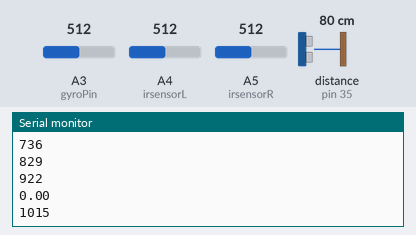
The sketch below on a simulated Arduino Mega 2560, built with avr-gcc and run on an emulated ATmega2560. Shown: the last lines printed to the serial monitor. Wiring (inferred from the names in the program): ultrasonic range finder: trigger pin 34; echo pin 35. The test bench sets the inputs (shaded band); at power-on: distance to the obstacle (sensor on pin 35) 80 cm, A3 (gyroPin) = 512, A4 (irsensorL) = 512, A5 (irsensorR) = 512. The echo pulse lasts 58.3 µs per cm.

Above: at 1.3 s.
1.4 s: distance to the obstacle (sensor on pin 35) set to 2 cm
At 1.41 s:
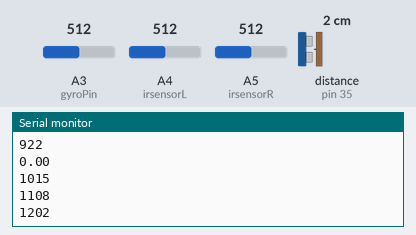
2.9 s: A3 (gyroPin) set to 349
At 2.91 s:
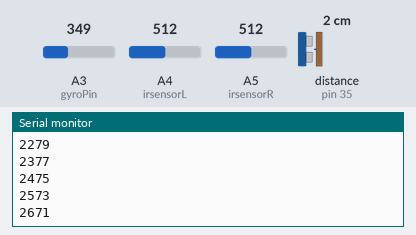
4.4 s: distance to the obstacle (sensor on pin 35) set to 4 cm
At 4.41 s:
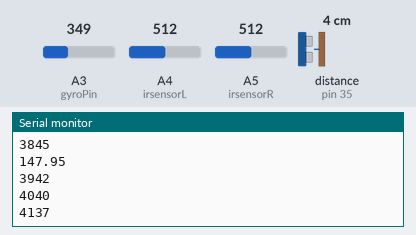
5.9 s: A3 (gyroPin) set to 369
At 5.91 s:
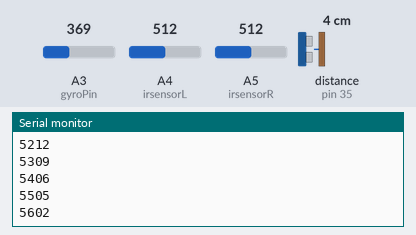
Timing chart, 0 to 8.4 s (numbered marks = the images above; inputs shaded):
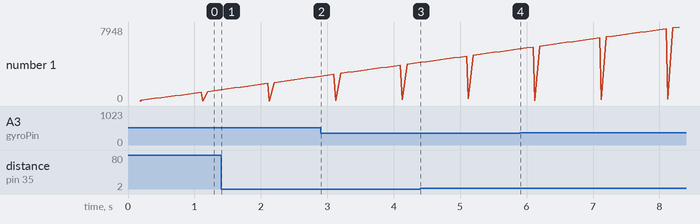

Measured:
- plotted number 1: 1108 → 2573 after the input at 1.4 s, 4040 → 5505 after the input at 4.4 s

The sketch:

Timer_based_sensor_Polling.ino
```cpp
#define TIMER4_INTERVAL_MS    100 //Sets the polling rate of the sensors
#define USE_TIMER_4     true

#include "TimerInterrupt.h"


byte serialRead = 0;  //for control serial communication

int readSensor();
int sonar();

//IR sensors
int irsensorL = A4; //Input for Left IR sensor
int irsensorR = A5; //Input for Right IR sensor
int signalADCL = 0; // the read out signal in 0-1023 corresponding to 0-5v
int signalADCR = 0; // the read out signal in 0-1023 corresponding to 0-5v

//Ultrasonic sensor
const int trigPin = 34;
const int echoPin = 35;
volatile long duration;
volatile int distance;

//Gyroscope
const int gyroPin = A3;           //define the pin that gyro is connected
volatile int loopTime = 0;   // T is the time of one loop
volatile unsigned long prevMillis = 0;
volatile int sensorValue = 0;           // read out value of sensor
float gyroSupplyVoltage = 5;      // supply voltage for gyro
float gyroZeroVoltage = 0;         // the value of voltage when gyro is zero
float gyroSensitivity = 0.007;      // gyro sensitivity unit is (mv/degree/second) get from datasheet
float rotationThreshold = 1.5;      // because of gyro drifting, defining rotation angular velocity less
                                                       // than this value will be ignored
volatile float gyroRate = 0;                      // read out value of sensor in voltage
volatile float currentAngle = 0;
volatile bool firstRun = true;

//Timer interrupt variables
volatile int measureCount = 0; //Sets the starting point in the array for moving average
volatile int index = 1; //Sets the starting point in the array replacing old values for moving average
const int avgSize = 10; //This controls the size of the moving average filter. Reduce to speed up polling

//These are treated as circular arrays and store the values for the moving average calculation
volatile int arrIRL[avgSize] = {0};
volatile int arrIRR[avgSize] = {0};
volatile int arrUltra[avgSize] = {0};
volatile float arrGyro[avgSize] = {0};

//sumXXX is the sum of the values stored in arrXXX
//distXXX is the averaged distance calculated from sumXXX
volatile int distIRL;
volatile int sumIRL;
volatile int distIRR;
volatile int sumIRR;
volatile int distUltra;
volatile int sumUltra;
volatile float angGyro;
volatile float sumGyro;

//Debug variables for calculating timing of a function
volatile unsigned long startTime = 0;
volatile unsigned long endTime = 0;

 //Timer interrupt function
void TimerHandler1() {

  int temp; //used to temperarily store variables
  Serial.println(millis());
  /*
    Each block of code essentially works the same,
    1. Store the calculed distance/value in temp
    2. Remove the old value from the calculated sum
    3. Store the new value in the appropriate position in the circular array
    4. Add the new value to the sum
    5. Calculate the distance from the average
  */
  signalADCL = analogRead(irsensorL);
  temp = 167490*pow(signalADCL,-1.204);
  sumIRL -= arrIRL[measureCount];
  arrIRL[measureCount] = temp;
  sumIRL += temp;
  distIRL = sumIRL/((float)avgSize);

  signalADCR = analogRead(irsensorR);
  temp = 168600*pow(signalADCR,-1.204);
  sumIRR -= arrIRR[measureCount];
  arrIRR[measureCount] = temp;
  sumIRR += temp;
  distIRR = sumIRR/((float)avgSize);

  temp = sonar();
  sumUltra -= arrUltra[measureCount];
  arrUltra[measureCount] = temp;
  sumUltra += temp;
  distUltra = sumUltra/((float)avgSize);

  //temp = gyro();
  //sumGyro -= arrGyro[measureCount];
  //arrGyro[measureCount] = temp;
  //sumGyro += temp;
  //angGyro = sumGyro/((float)avgSize);
  angGyro = gyro();


//The counter variable used to index the circular arrays
  if (measureCount == avgSize-1) {
    measureCount = 0;
  }
  else {
    measureCount++;
  }
}


void setup() {

  pinMode(trigPin, OUTPUT); // Sets the trigPin as an Output
  pinMode(echoPin, INPUT); // Sets the echoPin as an Input
  ITimer4.init();

  if (ITimer4.attachInterruptInterval(TIMER4_INTERVAL_MS, TimerHandler1))
  {
    Serial.print(F("Starting  ITimer4 OK, millis() = ")); Serial.println(millis());
  }
  Serial.begin(9600);

  //Calibrate the gyroscope
  float sum = 0;
  pinMode(gyroPin,INPUT);

  noInterrupts();
  Serial.println("please keep the sensor still for calibration");
  Serial.println("get the gyro zero voltage");
  for (int i=0;i<100;i++)    // read 100 values of voltage when gyro is at still, to calculate the zero-drift.
  {
    sensorValue = analogRead(gyroPin);
    sum += sensorValue;
    delay(5);
    }
  gyroZeroVoltage = sum/100;    // average the sum as the zero drifting
  interrupts();
}

void loop() {


//------------------DEBUG---------------------
//  Serial.print("Left IR = ");
//  Serial.print(distIRL);
//  Serial.println("mm");

//  Serial.print("Right IR = ");
//  Serial.print(distIRR);
//  Serial.println("cm");

//  Serial.print("Ultrasonic = ");
//  Serial.print(distUltra);
//  Serial.println("cm");
//  Serial.print("Sonar function reading: ");
//  Serial.println(sonar());
Serial.println(angGyro);

//  for (int i = 0; i<=9; i++) {
//    Serial.print(arrUltra[i]);
//    Serial.print(" ");
//  }
 delay(1000);
//------------------DEBUG---------------------

}

int sonar() {
  //noInterrupts();
  startTime = micros();
  delayMicroseconds(1000);
  // Clears the trigPin
  digitalWrite(trigPin, LOW);
  delayMicroseconds(2);
  // Sets the trigPin on HIGH state for 10 micro seconds
  digitalWrite(trigPin, HIGH);
  delayMicroseconds(10);
  digitalWrite(trigPin, LOW);
  // Reads the echoPin, returns the sound wave travel time in microseconds
  duration = pulseIn(echoPin, HIGH);
  // Calculating the distance
  distance = duration * 0.034 / 2;
  // Prints the distance on the Serial Monitor
  endTime = micros();
  //interrupts();
  return(distance);
}

float gyro() {
  // convert the 0-1023 signal to 0-5v
gyroRate = (analogRead(gyroPin)*gyroSupplyVoltage)/1023;

// find the voltage offset the value of voltage when gyro is zero (still)
gyroRate -= (gyroZeroVoltage/1023*gyroSupplyVoltage);

// read out voltage divided the gyro sensitivity to calculate the angular velocity
float angularVelocity = -1*gyroRate/ gyroSensitivity; // from Data Sheet, gyroSensitivity is 0.007 V/dps
  loopTime = millis() - prevMillis;
  prevMillis = millis();
// if the angular velocity is less than the threshold, ignore it
if (angularVelocity >= rotationThreshold || angularVelocity <= -rotationThreshold)
{

  //Because the execution time varies depending on the other functions being executed, this
  //keeps track of how much time has elapsed


// we are running a loop of loopTime/1000 second).
 float angleChange = angularVelocity/(1000/loopTime);
 currentAngle += angleChange;
  }

  // keep the angle between 0-360
  if (currentAngle < 0)
    {currentAngle += 360;}
  else if (currentAngle > 359)
{currentAngle -= 360;}

if (firstRun) { //Because of the variable timing, the first result must be disgarded
  firstRun = false;
  return 0;
} else {
return currentAngle;
}
}
```
